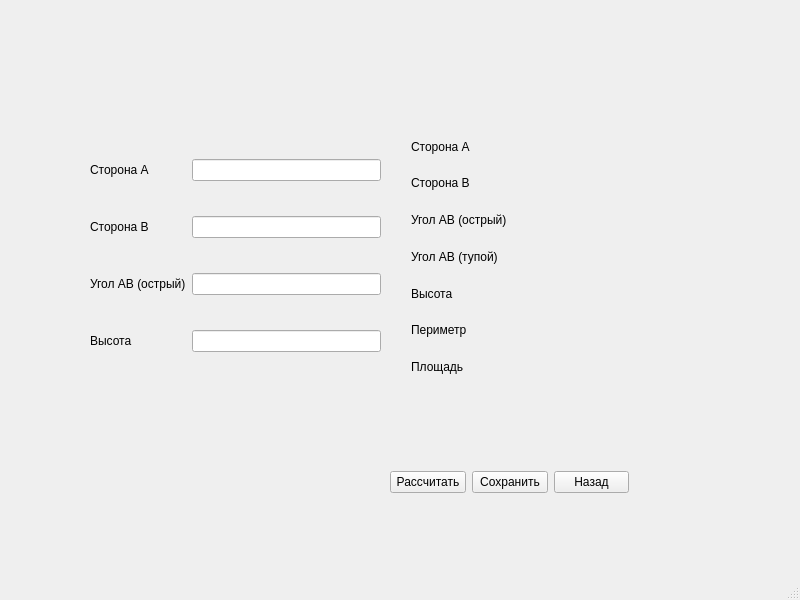
<?xml version="1.0" encoding="UTF-8"?>
<ui version="4.0">
 <class>ParallelCreation</class>
 <widget class="QMainWindow" name="ParallelCreation">
  <property name="geometry">
   <rect>
    <x>0</x>
    <y>0</y>
    <width>800</width>
    <height>600</height>
   </rect>
  </property>
  <property name="windowTitle">
   <string>MainWindow</string>
  </property>
  <widget class="QWidget" name="centralwidget">
   <widget class="QLabel" name="label">
    <property name="geometry">
     <rect>
      <x>200</x>
      <y>70</y>
      <width>47</width>
      <height>13</height>
     </rect>
    </property>
    <property name="text">
     <string/>
    </property>
   </widget>
   <widget class="QWidget" name="layoutWidget">
    <property name="geometry">
     <rect>
      <x>90</x>
      <y>130</y>
      <width>291</width>
      <height>251</height>
     </rect>
    </property>
    <layout class="QGridLayout" name="gridLayout">
     <item row="0" column="0">
      <widget class="QLabel" name="label_2">
       <property name="text">
        <string>Сторона А</string>
       </property>
      </widget>
     </item>
     <item row="0" column="1">
      <widget class="QLineEdit" name="lineEdit"/>
     </item>
     <item row="1" column="0">
      <widget class="QLabel" name="label_3">
       <property name="text">
        <string>Сторона В</string>
       </property>
      </widget>
     </item>
     <item row="1" column="1">
      <widget class="QLineEdit" name="lineEdit_2"/>
     </item>
     <item row="2" column="0">
      <widget class="QLabel" name="label_4">
       <property name="text">
        <string>Угол АВ (острый)</string>
       </property>
      </widget>
     </item>
     <item row="2" column="1">
      <widget class="QLineEdit" name="lineEdit_3"/>
     </item>
     <item row="3" column="0">
      <widget class="QLabel" name="label_5">
       <property name="text">
        <string>Высота</string>
       </property>
      </widget>
     </item>
     <item row="3" column="1">
      <widget class="QLineEdit" name="lineEdit_4"/>
     </item>
    </layout>
   </widget>
   <widget class="QWidget" name="layoutWidget">
    <property name="geometry">
     <rect>
      <x>411</x>
      <y>131</y>
      <width>281</width>
      <height>251</height>
     </rect>
    </property>
    <layout class="QHBoxLayout" name="horizontalLayout">
     <item>
      <layout class="QGridLayout" name="gridLayout_2">
       <item row="2" column="0">
        <widget class="QLabel" name="label_8">
         <property name="text">
          <string>Угол АВ (острый)</string>
         </property>
        </widget>
       </item>
       <item row="3" column="0">
        <widget class="QLabel" name="label_9">
         <property name="text">
          <string>Угол АВ (тупой)</string>
         </property>
        </widget>
       </item>
       <item row="5" column="0">
        <widget class="QLabel" name="label_11">
         <property name="text">
          <string>Периметр</string>
         </property>
        </widget>
       </item>
       <item row="6" column="0">
        <widget class="QLabel" name="label_12">
         <property name="text">
          <string>Площадь</string>
         </property>
        </widget>
       </item>
       <item row="0" column="0">
        <widget class="QLabel" name="label_6">
         <property name="text">
          <string>Сторона А</string>
         </property>
        </widget>
       </item>
       <item row="1" column="0">
        <widget class="QLabel" name="label_7">
         <property name="text">
          <string>Сторона В</string>
         </property>
        </widget>
       </item>
       <item row="4" column="0">
        <widget class="QLabel" name="label_10">
         <property name="text">
          <string>Высота</string>
         </property>
        </widget>
       </item>
      </layout>
     </item>
     <item>
      <layout class="QGridLayout" name="gridLayout_3">
       <item row="0" column="0">
        <widget class="QLabel" name="side_a">
         <property name="text">
          <string/>
         </property>
        </widget>
       </item>
       <item row="1" column="0">
        <widget class="QLabel" name="side_b">
         <property name="text">
          <string/>
         </property>
        </widget>
       </item>
       <item row="2" column="0">
        <widget class="QLabel" name="angle_a">
         <property name="text">
          <string/>
         </property>
        </widget>
       </item>
       <item row="3" column="0">
        <widget class="QLabel" name="angle_b">
         <property name="text">
          <string/>
         </property>
        </widget>
       </item>
       <item row="4" column="0">
        <widget class="QLabel" name="height">
         <property name="text">
          <string/>
         </property>
        </widget>
       </item>
       <item row="5" column="0">
        <widget class="QLabel" name="perimeter">
         <property name="text">
          <string/>
         </property>
        </widget>
       </item>
       <item row="6" column="0">
        <widget class="QLabel" name="square">
         <property name="text">
          <string/>
         </property>
        </widget>
       </item>
      </layout>
     </item>
    </layout>
   </widget>
   <widget class="QWidget" name="">
    <property name="geometry">
     <rect>
      <x>390</x>
      <y>470</y>
      <width>239</width>
      <height>25</height>
     </rect>
    </property>
    <layout class="QHBoxLayout" name="horizontalLayout_2">
     <item>
      <widget class="QPushButton" name="pushButton_3">
       <property name="text">
        <string>Рассчитать</string>
       </property>
      </widget>
     </item>
     <item>
      <widget class="QPushButton" name="pushButton">
       <property name="text">
        <string>Сохранить</string>
       </property>
      </widget>
     </item>
     <item>
      <widget class="QPushButton" name="pushButton_2">
       <property name="text">
        <string>Назад</string>
       </property>
      </widget>
     </item>
    </layout>
   </widget>
  </widget>
  <widget class="QMenuBar" name="menubar">
   <property name="geometry">
    <rect>
     <x>0</x>
     <y>0</y>
     <width>800</width>
     <height>21</height>
    </rect>
   </property>
  </widget>
  <widget class="QStatusBar" name="statusbar"/>
 </widget>
 <resources/>
 <connections/>
</ui>
